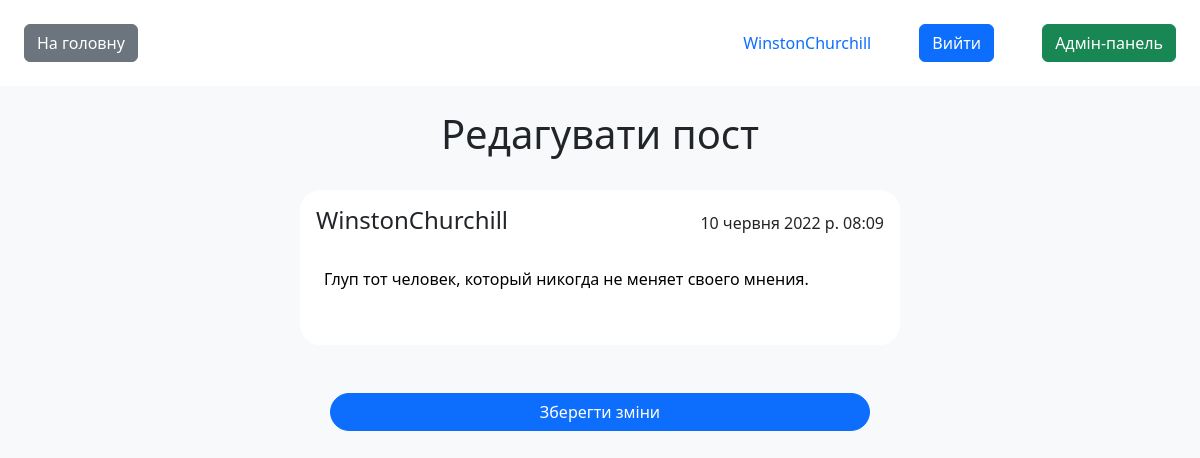
The page /edit_post/13/ (signed in) on the database its author committed.
### blog/models.py (models this page shows)
class Post(models.Model):
    id = models.AutoField(primary_key=True)
    author = models.ForeignKey(User, on_delete=models.CASCADE)
    content = models.TextField(blank=True, verbose_name="Текст статті", null=False)
    time_create = models.DateTimeField(auto_now_add=True, verbose_name="Час створення")
    time_update = models.DateTimeField(auto_now=True, verbose_name="Час редагування")
    class Meta:
        verbose_name = 'Пости'
        verbose_name_plural = 'Пости'
        ordering = ['-time_create']

### blog/views.py (the view, shortened to what this page needs)
# urls.py: path('edit_post/<int:post_id>/', EditPostView.as_view(), name='edit_post'),
class EditPostView(View):
    def get(self, request, post_id):
        post = get_object_or_404(Post, id=post_id, author=request.user)
        form = PostForm(instance=post)
        return render(request, 'blog/edit_post.html', {'form': form, 'post': post})

### blog/forms.py
class PostForm(forms.ModelForm):
    class Meta:
        model = Post
        fields = ('content',)
        labels = {
            'content': 'Текст поста',
        }
        widgets = {
            'content': forms.Textarea(
                attrs={
                    'cols': None,
                    'rows': None,
                    'class': 'custom-input text-lg p-2 w-100 ',
                    'placeholder': 'Чим ви хотіли поділитися?',
                    }),
        }

### blog/templates/blog/edit_post.html
{% extends 'blog/base.html' %}
{% block content %}
<main class="d-flex flex-column align-items-center gap-4 w-100">
    <h1>Редагувати пост</h1>
    <div class="mb-4 p-3 bg-white w-50  rounded-20 min-w-450">
        <div class="d-flex justify-content-between align-items-end mb-4">
            <p class="h4 m-0">{{ post.author }}</p>
            <p class="m-0">{{ post.time_create }}</p>
        </div>
        <div>
            <form method="post" id="edit_post">{% csrf_token %}{{ form.content }}</form>
        </div>
    </div>
    <input form="edit_post" class="btn btn-primary rounded-pill w-45" type="submit" value="Зберегти зміни">
</main>
{% endblock %}

### blog/templates/blog/base.html (shortened to what this page needs)
{% load static %}
<!DOCTYPE html>
<html>
    <head>
        <link type="text/css" rel="stylesheet" href="{% static 'css/styles.css' %}">
        <link type="text/css" rel="stylesheet" href="{% static 'css/bootstrap.css' %}">
    </head>
    <body class="bg-light ">
            <header class="p-4 bg-white mb-4 d-flex justify-content-between flex-row-reverse">
               <div class="d-flex justify-content-between align-items-center gap-5">
                {% if user.is_authenticated %}
                    <div><a href="{% url 'user_posts' user.username %}" class="mr-2 text-decoration-none ">{{ user.username }}</a></div>
                    <div><a href="{% url 'logout' %}" class="btn btn-primary mr-2 text-decoration-none">Вийти</a></div>
                {% endif %}
                   {% if user.is_superuser %}
                   <div><a href="{% url 'admin:index' %}" class="btn btn-success mr-2 text-decoration-none">Адмін-панель</a></div>
                   {% endif %}
                </div>
                {% if request.path != '/' %}
                   <div><a href="{% url 'main_page' %}" class="btn btn-secondary">На головну</a></div>
                {% endif %}
            </header>
            {% block content %}
            {% endblock %}
    </body>
</html>

### static/css/styles.css (style rules this page uses)
html, body { margin: 0; height: 100%; }
.rounded-20 { border-radius: 20px; }
.min-w-450 { min-width: 450px; }
.w-45 { width:45% }
.custom-input { border: none; outline: none; box-shadow: none; background-color: transparent; resize: none; overflow: hidden; height: auto; word-wrap: break-word; }

### rows shown on the page
Post: author "WinstonChurchill", time_create "10 червня 2022 р. 08:09", content "Глуп тот человек, который никогда не меняет своего мнения."

### other values the page prints
{{ user.username }} "WinstonChurchill"
